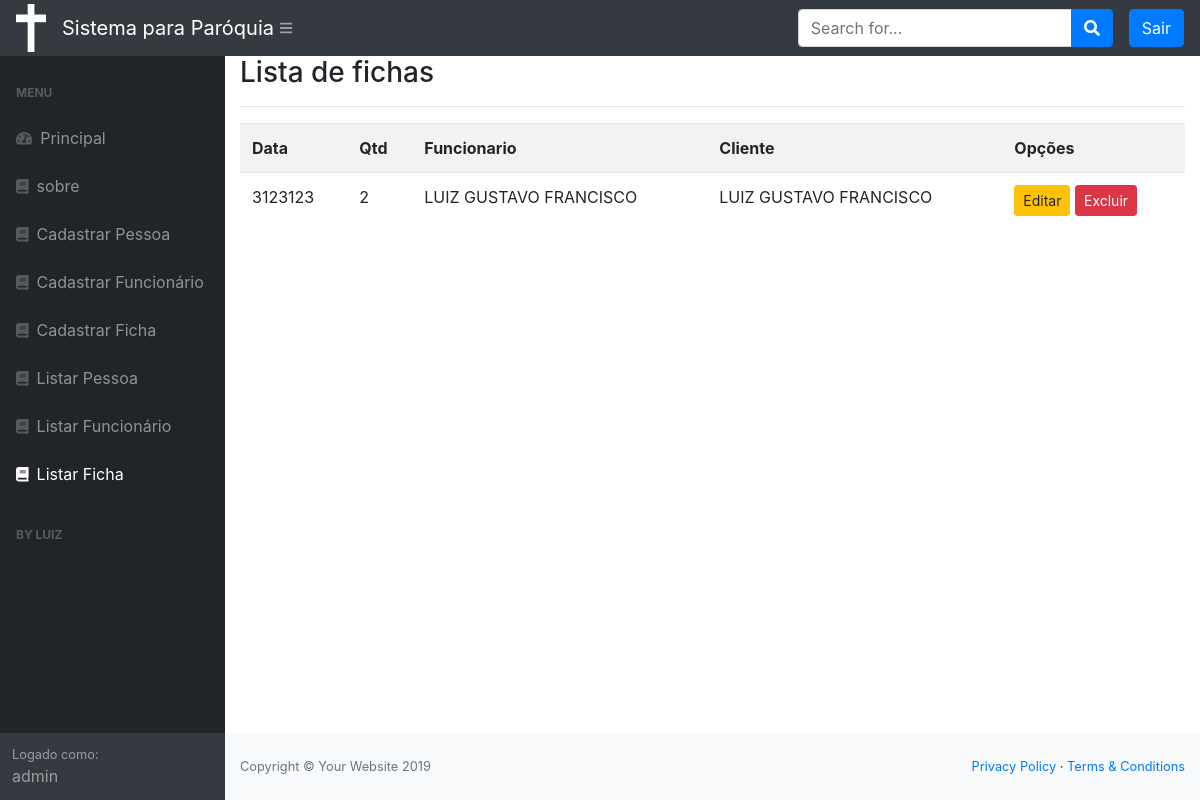
/listar/ficha/ (signed in), run on the app's committed database.
### cadastros/models.py (models this page shows, shortened)
class Ficha(models.Model):
    data = models.CharField(max_length=50)
    qtd = models .IntegerField()
    funcionario = models.ForeignKey(Funcionario, on_delete = models.PROTECT)
    pessoa = models.ForeignKey(Pessoa, on_delete = models.PROTECT)

class Funcionario(models.Model):
    nome = models.CharField(max_length=50)
    endereco = models.CharField(max_length=50, verbose_name="Endereço", unique=True)
    telefone = models .IntegerField()
    email = models.CharField(max_length=50, unique=True)
    cpf = models.IntegerField(unique=True)

class Pessoa(models.Model):
    nome = models.CharField(max_length=50)
    endereco = models.CharField(max_length=50, verbose_name="Endereço", unique=True)
    telefone = models.IntegerField()
    email = models.CharField(max_length=50, unique=True)
    cpf = models.IntegerField(unique=True)

### cadastros/views.py (the view)
# urls.py: path('listar/ficha/', FichaList.as_view(), name="listar-ficha"),
class FichaList(LoginRequiredMixin, ListView):
    login_url = reverse_lazy('login')
    model = Ficha
    template_name = 'cadastros/listas/ficha.html'

### cadastros/templates/cadastros/listas/ficha.html
{% extends 'paginas/modelo.html' %}
{% load static %}
{% block conteudo %}
    <h3>Lista de fichas </h3>
<hr>
<div class="table-responsive">
    <table class="table table-striped">
        <tr>
            <th>Data</th>
            <th>Qtd</th>
            <th>Funcionario</th>
            <th>Cliente</th>
            <th>Opções</th>
        </tr>
        {% for ficha in object_list %}
        <tr>
            <td>{{ ficha.data }}</td>
            <td> {{ ficha.qtd }} </td>
            <td> {{ ficha.funcionario.nome }} </td>
            <td> {{ ficha.pessoa.nome }} </td>
            <td>
                <a href="{% url 'editar-ficha' ficha.pk %}" class="btn btn-warning btn-sm">Editar</a>
                <a href="{% url 'excluir-ficha' ficha.pk %}" class="btn btn-danger btn-sm">Excluir</a>
             </td>
        </tr>
        {% empty %}
        <tr>
            <td colspan="3">Nenhuma ficha registrada!</td>
        </tr>
        {% endfor %}
    </table>
</div>
{% endblock %}

### paginas/templates/paginas/modelo.html (shortened to what this page needs)
{% load static %}
<!DOCTYPE html>
<html lang="en">
    <head>
        <link rel="stylesheet" href="{% static 'base/dist/css/styles.css' %}">
        <link rel="stylesheet" href="{% static 'css/bootstrap.min.css' %}">
        <link href="https://cdn.datatables.net/1.10.20/css/dataTables.bootstrap4.min.css" rel="stylesheet" />
    </head>
    <body class="sb-nav-fixed">
        {% block cabecalho %}
        <nav class="sb-topnav navbar navbar-expand navbar-dark bg-dark">
            <img src="{% static 'img/logo.png' %}" width="30" alt="">
            <a class="navbar-brand" href="{% url 'index' %}" >  Sistema para Paróquia </a><button class="btn btn-link btn-sm order-1 order-lg-0" id="sidebarToggle" href="#"><i class="fas fa-bars"></i></button
            >
            <form class="d-none d-md-inline-block form-inline ml-auto mr-0 mr-md-3 my-2 my-md-0">
                <div class="input-group">
                    <input class="form-control" type="text" placeholder="Search for..." aria-label="Search" aria-describedby="basic-addon2" />
                    <div class="input-group-append">
                        <button class="btn btn-primary" type="button"><i class="fas fa-search"></i></button>
                    </div>
                </div>
            </form>
            <ul class="navbar-nav ml-auto ml-md-0">
                {% if request.user.is_authenticated %}
                    <a class="btn btn-primary"  href="{% url 'logout' %}" href="login.html">Sair</a>
                {% else %}
                   <a class="btn btn-primary"  href="{% url 'login' %}" href="login.html">Login</a>
                {% endif %}
            </ul>
        </nav>
        {% endblock %}
        {% block menu %}
        <div id="layoutSidenav">
                <div id="layoutSidenav_nav">
                    <nav class="sb-sidenav accordion sb-sidenav-dark" id="sidenavAccordion">
                        <div class="sb-sidenav-menu">
                            <div class="nav">
                                <div class="sb-sidenav-menu-heading">Menu</div>
                                <a class="nav-link" href="{% url 'index' %}"
                                    ><div class="sb-nav-link-icon"><i class="fas fa-tachometer-alt"></i></div>
                                    Principal</a>
                                <a class="nav-link" href="{% url 'sobre' %}"
                                    ><div class="sb-nav-link-icon"><i class="fa fa-book"></i></div>
                                    sobre</a>
                                <a class="nav-link" href="{% url 'cadastrar-pessoa' %}"
                                    ><div class="sb-nav-link-icon"><i class="fa fa-book"></i></div>
                                    Cadastrar Pessoa</a>
                                <a class="nav-link" href="{% url 'cadastrar-funcionario' %}"
                                    ><div class="sb-nav-link-icon"><i class="fa fa-book"></i></div>
                                    Cadastrar Funcionário</a>
                                <a class="nav-link" href="{% url 'cadastrar-ficha' %}"
                                    ><div class="sb-nav-link-icon"><i class="fa fa-book"></i></div>
                                    Cadastrar Ficha</a>
                                    <a class="nav-link" href="{% url 'listar-pessoa' %}"
                                    ><div class="sb-nav-link-icon"><i class="fa fa-book"></i></div>
                                    Listar Pessoa</a>
                                <a class="nav-link" href="{% url 'listar-funcionario' %}"
                                    ><div class="sb-nav-link-icon"><i class="fa fa-book"></i></div>
                                    Listar Funcionário</a>
                                <a class="nav-link" href="{% url 'listar-ficha' %}"
                                    ><div class="sb-nav-link-icon"><i class="fa fa-book"></i></div>
                                    Listar Ficha</a>
                                <div class="sb-sidenav-menu-heading">By Luiz</div>
                            </div>
                        </div>
                        <div class="sb-sidenav-footer">
                            <div class="small">Logado como:</div>
                            {{ request.user }}
                        </div>
                    </nav>
                </div>
                {% endblock %}
            <div id="layoutSidenav_content">
                <main>
                    <div class="container-fluid">
                        {% block conteudo %}{% endblock %}
                    </div>
                </main>
                <footer class="py-4 bg-light mt-auto">
                    <div class="container-fluid">
                        <div class="d-flex align-items-center justify-content-between small">
                            <div class="text-muted">Copyright &copy; Your Website 2019</div>
                            <div>
                                <a href="#">Privacy Policy</a>
                                &middot;
                                <a href="#">Terms &amp; Conditions</a>
                            </div>
                        </div>
                    </div>
                </footer>
            </div>
        </div>
    </body>
</html>

### data on the page
Ficha: data "3123123", qtd "2", funcionario.nome "LUIZ GUSTAVO FRANCISCO", pessoa.nome "LUIZ GUSTAVO FRANCISCO"

### other printed values
{{ request.user }} "admin"
